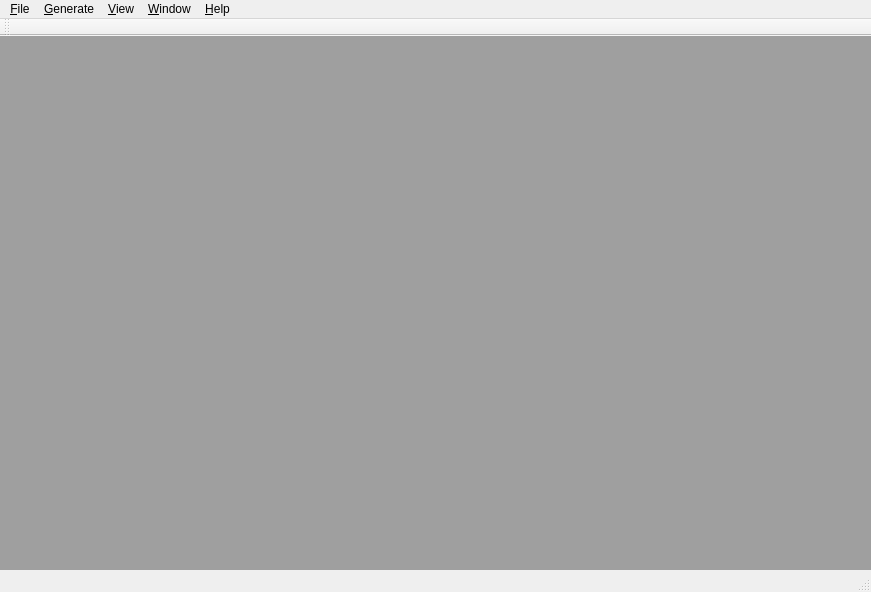
<?xml version="1.0" encoding="UTF-8"?>
<ui version="4.0">
 <class>KreuzstichGUI::MainWindow</class>
 <widget class="QMainWindow" name="KreuzstichGUI::MainWindow">
  <property name="geometry">
   <rect>
    <x>0</x>
    <y>0</y>
    <width>871</width>
    <height>592</height>
   </rect>
  </property>
  <property name="windowTitle">
   <string>Kreuzstich</string>
  </property>
  <property name="windowIcon">
   <iconset resource="resources.qrc">
    <normaloff>:/icons/thimble.png</normaloff>:/icons/thimble.png</iconset>
  </property>
  <widget class="QWidget" name="centralwidget">
   <layout class="QVBoxLayout" name="verticalLayout">
    <property name="spacing">
     <number>6</number>
    </property>
    <property name="leftMargin">
     <number>0</number>
    </property>
    <property name="topMargin">
     <number>0</number>
    </property>
    <property name="rightMargin">
     <number>0</number>
    </property>
    <property name="bottomMargin">
     <number>0</number>
    </property>
    <item>
     <widget class="QMdiArea" name="mdiArea">
      <property name="frameShape">
       <enum>QFrame::NoFrame</enum>
      </property>
      <property name="frameShadow">
       <enum>QFrame::Plain</enum>
      </property>
     </widget>
    </item>
   </layout>
  </widget>
  <widget class="QMenuBar" name="menubar">
   <property name="geometry">
    <rect>
     <x>0</x>
     <y>0</y>
     <width>871</width>
     <height>20</height>
    </rect>
   </property>
   <property name="nativeMenuBar">
    <bool>false</bool>
   </property>
   <widget class="QMenu" name="menu_Help">
    <property name="title">
     <string>&amp;Help</string>
    </property>
    <addaction name="action_About_Kreuzstich"/>
   </widget>
   <widget class="QMenu" name="menu_File">
    <property name="title">
     <string>&amp;File</string>
    </property>
    <addaction name="action_New_empty_project"/>
    <addaction name="actionNew_project_from_picture"/>
    <addaction name="action_Open_existing_project"/>
    <addaction name="separator"/>
    <addaction name="action_Save"/>
    <addaction name="actionSave_as"/>
    <addaction name="actionSave_all"/>
    <addaction name="separator"/>
    <addaction name="action_Close"/>
    <addaction name="actionClo_se_all"/>
    <addaction name="separator"/>
    <addaction name="action_Exit"/>
   </widget>
   <widget class="QMenu" name="menu_Window">
    <property name="title">
     <string>&amp;Window</string>
    </property>
    <addaction name="action_Tile"/>
    <addaction name="action_Cascade"/>
    <addaction name="separator"/>
    <addaction name="action_Next"/>
    <addaction name="action_Previous"/>
    <addaction name="separator"/>
   </widget>
   <widget class="QMenu" name="menu_View">
    <property name="title">
     <string>&amp;View</string>
    </property>
    <addaction name="actionZoom_in"/>
    <addaction name="actionZoom_out"/>
   </widget>
   <widget class="QMenu" name="menu_Generate">
    <property name="title">
     <string>&amp;Generate</string>
    </property>
    <addaction name="actionSave_picture"/>
    <addaction name="actionGenerate_grid"/>
    <addaction name="actionGenerate_script_as_text"/>
    <addaction name="actionGenerate_script_as_LaTeX"/>
   </widget>
   <addaction name="menu_File"/>
   <addaction name="menu_Generate"/>
   <addaction name="menu_View"/>
   <addaction name="menu_Window"/>
   <addaction name="menu_Help"/>
  </widget>
  <widget class="QStatusBar" name="statusbar"/>
  <widget class="QToolBar" name="toolBar">
   <property name="windowTitle">
    <string>toolBar</string>
   </property>
   <attribute name="toolBarArea">
    <enum>TopToolBarArea</enum>
   </attribute>
   <attribute name="toolBarBreak">
    <bool>false</bool>
   </attribute>
  </widget>
  <action name="action_About_Kreuzstich">
   <property name="text">
    <string>&amp;About Kreuzstich</string>
   </property>
  </action>
  <action name="action_Exit">
   <property name="text">
    <string>E&amp;xit</string>
   </property>
   <property name="shortcut">
    <string>Ctrl+Q</string>
   </property>
  </action>
  <action name="action_New_empty_project">
   <property name="text">
    <string>&amp;New empty project</string>
   </property>
   <property name="shortcut">
    <string>Ctrl+N</string>
   </property>
  </action>
  <action name="actionNew_project_from_picture">
   <property name="text">
    <string>New project from &amp;picture</string>
   </property>
   <property name="shortcut">
    <string>Ctrl+P</string>
   </property>
  </action>
  <action name="action_Open_existing_project">
   <property name="text">
    <string>&amp;Open existing project</string>
   </property>
   <property name="shortcut">
    <string>Ctrl+O</string>
   </property>
  </action>
  <action name="action_Close">
   <property name="text">
    <string>Close</string>
   </property>
   <property name="shortcut">
    <string>Ctrl+W</string>
   </property>
   <property name="shortcutContext">
    <enum>Qt::WidgetShortcut</enum>
   </property>
  </action>
  <action name="actionClo_se_all">
   <property name="text">
    <string>Close all</string>
   </property>
   <property name="shortcut">
    <string>Ctrl+Shift+W</string>
   </property>
  </action>
  <action name="action_Save">
   <property name="text">
    <string>&amp;Save</string>
   </property>
   <property name="shortcut">
    <string>Ctrl+S</string>
   </property>
  </action>
  <action name="actionSave_as">
   <property name="text">
    <string>Save as...</string>
   </property>
  </action>
  <action name="actionSave_all">
   <property name="text">
    <string>Save all</string>
   </property>
   <property name="shortcut">
    <string>Ctrl+Shift+S</string>
   </property>
  </action>
  <action name="action_Tile">
   <property name="text">
    <string>&amp;Tile</string>
   </property>
  </action>
  <action name="action_Cascade">
   <property name="text">
    <string>&amp;Cascade</string>
   </property>
  </action>
  <action name="action_Next">
   <property name="text">
    <string>&amp;Next</string>
   </property>
  </action>
  <action name="action_Previous">
   <property name="text">
    <string>&amp;Previous</string>
   </property>
  </action>
  <action name="actionZoom_in">
   <property name="text">
    <string>Zoom &amp;in</string>
   </property>
   <property name="shortcut">
    <string>+</string>
   </property>
  </action>
  <action name="actionZoom_out">
   <property name="text">
    <string>Zoom &amp;out</string>
   </property>
   <property name="shortcut">
    <string>-</string>
   </property>
  </action>
  <action name="actionGenerate_grid">
   <property name="text">
    <string>Generate &amp;grid</string>
   </property>
   <property name="shortcut">
    <string>Ctrl+G</string>
   </property>
  </action>
  <action name="actionGenerate_script_as_text">
   <property name="text">
    <string>Generate script as &amp;text</string>
   </property>
   <property name="shortcut">
    <string>Ctrl+T</string>
   </property>
  </action>
  <action name="actionGenerate_script_as_LaTeX">
   <property name="text">
    <string>Generate script as &amp;LaTeX</string>
   </property>
   <property name="shortcut">
    <string>Ctrl+L</string>
   </property>
  </action>
  <action name="actionSave_picture">
   <property name="text">
    <string>Save pict&amp;ure</string>
   </property>
   <property name="shortcut">
    <string>Ctrl+U</string>
   </property>
  </action>
 </widget>
 <resources>
  <include location="resources.qrc"/>
 </resources>
 <connections>
  <connection>
   <sender>action_About_Kreuzstich</sender>
   <signal>triggered()</signal>
   <receiver>KreuzstichGUI::MainWindow</receiver>
   <slot>openAboutBox()</slot>
   <hints>
    <hint type="sourcelabel">
     <x>-1</x>
     <y>-1</y>
    </hint>
    <hint type="destinationlabel">
     <x>399</x>
     <y>299</y>
    </hint>
   </hints>
  </connection>
  <connection>
   <sender>action_Exit</sender>
   <signal>triggered()</signal>
   <receiver>KreuzstichGUI::MainWindow</receiver>
   <slot>close()</slot>
   <hints>
    <hint type="sourcelabel">
     <x>-1</x>
     <y>-1</y>
    </hint>
    <hint type="destinationlabel">
     <x>399</x>
     <y>299</y>
    </hint>
   </hints>
  </connection>
  <connection>
   <sender>actionClo_se_all</sender>
   <signal>triggered()</signal>
   <receiver>mdiArea</receiver>
   <slot>closeAllSubWindows()</slot>
   <hints>
    <hint type="sourcelabel">
     <x>-1</x>
     <y>-1</y>
    </hint>
    <hint type="destinationlabel">
     <x>435</x>
     <y>294</y>
    </hint>
   </hints>
  </connection>
  <connection>
   <sender>actionNew_project_from_picture</sender>
   <signal>triggered()</signal>
   <receiver>KreuzstichGUI::MainWindow</receiver>
   <slot>newProjectFromPicture()</slot>
   <hints>
    <hint type="sourcelabel">
     <x>-1</x>
     <y>-1</y>
    </hint>
    <hint type="destinationlabel">
     <x>435</x>
     <y>295</y>
    </hint>
   </hints>
  </connection>
  <connection>
   <sender>actionSave_all</sender>
   <signal>triggered()</signal>
   <receiver>KreuzstichGUI::MainWindow</receiver>
   <slot>saveAll()</slot>
   <hints>
    <hint type="sourcelabel">
     <x>-1</x>
     <y>-1</y>
    </hint>
    <hint type="destinationlabel">
     <x>435</x>
     <y>295</y>
    </hint>
   </hints>
  </connection>
  <connection>
   <sender>actionSave_as</sender>
   <signal>triggered()</signal>
   <receiver>KreuzstichGUI::MainWindow</receiver>
   <slot>saveProjectAs()</slot>
   <hints>
    <hint type="sourcelabel">
     <x>-1</x>
     <y>-1</y>
    </hint>
    <hint type="destinationlabel">
     <x>435</x>
     <y>295</y>
    </hint>
   </hints>
  </connection>
  <connection>
   <sender>action_Close</sender>
   <signal>triggered()</signal>
   <receiver>mdiArea</receiver>
   <slot>closeActiveSubWindow()</slot>
   <hints>
    <hint type="sourcelabel">
     <x>-1</x>
     <y>-1</y>
    </hint>
    <hint type="destinationlabel">
     <x>435</x>
     <y>294</y>
    </hint>
   </hints>
  </connection>
  <connection>
   <sender>action_New_empty_project</sender>
   <signal>triggered()</signal>
   <receiver>KreuzstichGUI::MainWindow</receiver>
   <slot>newEmptyProject()</slot>
   <hints>
    <hint type="sourcelabel">
     <x>-1</x>
     <y>-1</y>
    </hint>
    <hint type="destinationlabel">
     <x>435</x>
     <y>295</y>
    </hint>
   </hints>
  </connection>
  <connection>
   <sender>action_Open_existing_project</sender>
   <signal>triggered()</signal>
   <receiver>KreuzstichGUI::MainWindow</receiver>
   <slot>openProject()</slot>
   <hints>
    <hint type="sourcelabel">
     <x>-1</x>
     <y>-1</y>
    </hint>
    <hint type="destinationlabel">
     <x>435</x>
     <y>295</y>
    </hint>
   </hints>
  </connection>
  <connection>
   <sender>action_Save</sender>
   <signal>triggered()</signal>
   <receiver>KreuzstichGUI::MainWindow</receiver>
   <slot>saveProject()</slot>
   <hints>
    <hint type="sourcelabel">
     <x>-1</x>
     <y>-1</y>
    </hint>
    <hint type="destinationlabel">
     <x>435</x>
     <y>295</y>
    </hint>
   </hints>
  </connection>
  <connection>
   <sender>mdiArea</sender>
   <signal>subWindowActivated(QMdiSubWindow*)</signal>
   <receiver>KreuzstichGUI::MainWindow</receiver>
   <slot>subwindowActivated()</slot>
   <hints>
    <hint type="sourcelabel">
     <x>435</x>
     <y>294</y>
    </hint>
    <hint type="destinationlabel">
     <x>435</x>
     <y>295</y>
    </hint>
   </hints>
  </connection>
  <connection>
   <sender>action_Next</sender>
   <signal>triggered()</signal>
   <receiver>mdiArea</receiver>
   <slot>activateNextSubWindow()</slot>
   <hints>
    <hint type="sourcelabel">
     <x>-1</x>
     <y>-1</y>
    </hint>
    <hint type="destinationlabel">
     <x>435</x>
     <y>294</y>
    </hint>
   </hints>
  </connection>
  <connection>
   <sender>action_Previous</sender>
   <signal>triggered()</signal>
   <receiver>mdiArea</receiver>
   <slot>activatePreviousSubWindow()</slot>
   <hints>
    <hint type="sourcelabel">
     <x>-1</x>
     <y>-1</y>
    </hint>
    <hint type="destinationlabel">
     <x>435</x>
     <y>294</y>
    </hint>
   </hints>
  </connection>
  <connection>
   <sender>action_Cascade</sender>
   <signal>triggered()</signal>
   <receiver>mdiArea</receiver>
   <slot>cascadeSubWindows()</slot>
   <hints>
    <hint type="sourcelabel">
     <x>-1</x>
     <y>-1</y>
    </hint>
    <hint type="destinationlabel">
     <x>435</x>
     <y>294</y>
    </hint>
   </hints>
  </connection>
  <connection>
   <sender>action_Tile</sender>
   <signal>triggered()</signal>
   <receiver>mdiArea</receiver>
   <slot>tileSubWindows()</slot>
   <hints>
    <hint type="sourcelabel">
     <x>-1</x>
     <y>-1</y>
    </hint>
    <hint type="destinationlabel">
     <x>435</x>
     <y>294</y>
    </hint>
   </hints>
  </connection>
  <connection>
   <sender>actionZoom_in</sender>
   <signal>triggered()</signal>
   <receiver>KreuzstichGUI::MainWindow</receiver>
   <slot>zoomIn()</slot>
   <hints>
    <hint type="sourcelabel">
     <x>-1</x>
     <y>-1</y>
    </hint>
    <hint type="destinationlabel">
     <x>435</x>
     <y>295</y>
    </hint>
   </hints>
  </connection>
  <connection>
   <sender>actionZoom_out</sender>
   <signal>triggered()</signal>
   <receiver>KreuzstichGUI::MainWindow</receiver>
   <slot>zoomOut()</slot>
   <hints>
    <hint type="sourcelabel">
     <x>-1</x>
     <y>-1</y>
    </hint>
    <hint type="destinationlabel">
     <x>435</x>
     <y>295</y>
    </hint>
   </hints>
  </connection>
  <connection>
   <sender>actionSave_picture</sender>
   <signal>triggered()</signal>
   <receiver>KreuzstichGUI::MainWindow</receiver>
   <slot>savePicture()</slot>
   <hints>
    <hint type="sourcelabel">
     <x>-1</x>
     <y>-1</y>
    </hint>
    <hint type="destinationlabel">
     <x>435</x>
     <y>295</y>
    </hint>
   </hints>
  </connection>
  <connection>
   <sender>actionGenerate_grid</sender>
   <signal>triggered()</signal>
   <receiver>KreuzstichGUI::MainWindow</receiver>
   <slot>generateGrid()</slot>
   <hints>
    <hint type="sourcelabel">
     <x>-1</x>
     <y>-1</y>
    </hint>
    <hint type="destinationlabel">
     <x>435</x>
     <y>295</y>
    </hint>
   </hints>
  </connection>
  <connection>
   <sender>actionGenerate_script_as_text</sender>
   <signal>triggered()</signal>
   <receiver>KreuzstichGUI::MainWindow</receiver>
   <slot>generateScriptAsText()</slot>
   <hints>
    <hint type="sourcelabel">
     <x>-1</x>
     <y>-1</y>
    </hint>
    <hint type="destinationlabel">
     <x>435</x>
     <y>295</y>
    </hint>
   </hints>
  </connection>
  <connection>
   <sender>actionGenerate_script_as_LaTeX</sender>
   <signal>triggered()</signal>
   <receiver>KreuzstichGUI::MainWindow</receiver>
   <slot>generateScriptAsLaTeX()</slot>
   <hints>
    <hint type="sourcelabel">
     <x>-1</x>
     <y>-1</y>
    </hint>
    <hint type="destinationlabel">
     <x>435</x>
     <y>295</y>
    </hint>
   </hints>
  </connection>
 </connections>
 <slots>
  <slot>openAboutBox()</slot>
  <slot>newEmptyProject()</slot>
  <slot>newProjectFromPicture()</slot>
  <slot>openProject()</slot>
  <slot>saveProject()</slot>
  <slot>saveProjectAs()</slot>
  <slot>saveAll()</slot>
  <slot>subwindowActivated()</slot>
  <slot>zoomIn()</slot>
  <slot>zoomOut()</slot>
  <slot>savePicture()</slot>
  <slot>generateGrid()</slot>
  <slot>generateScriptAsText()</slot>
  <slot>generateScriptAsLaTeX()</slot>
 </slots>
</ui>
